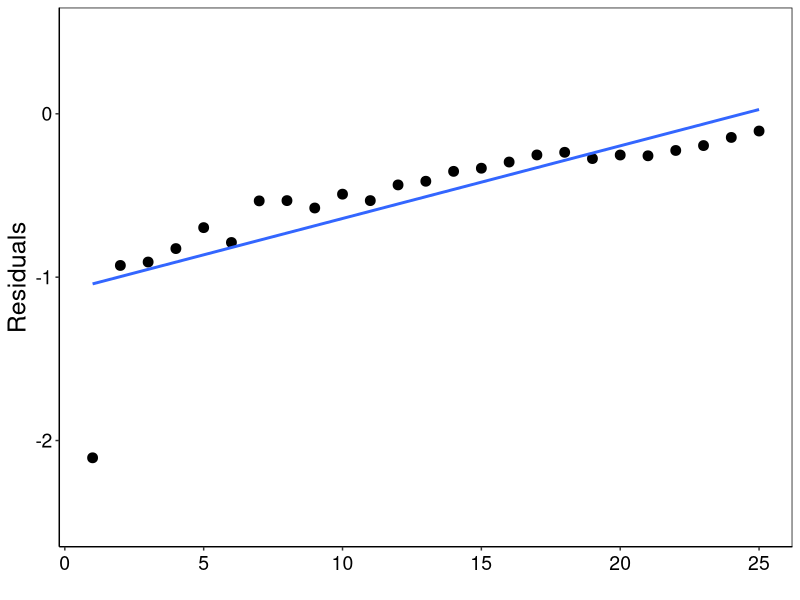
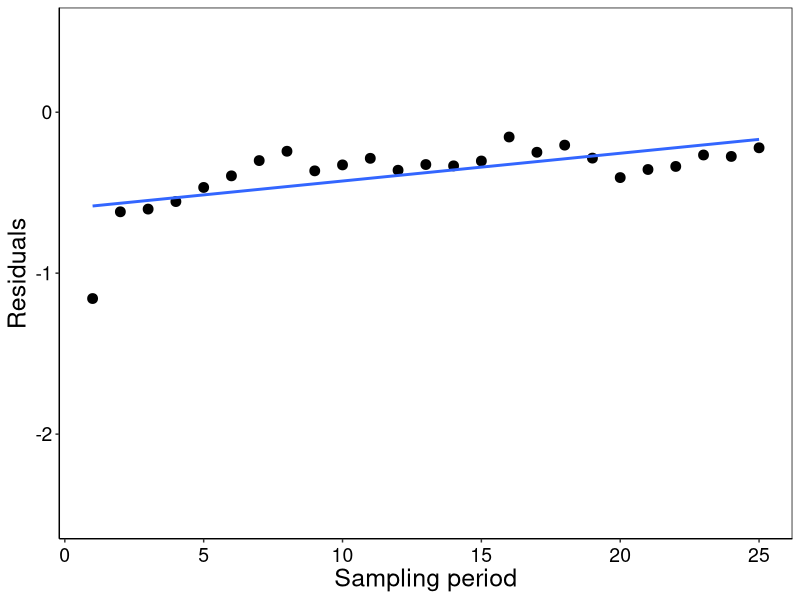
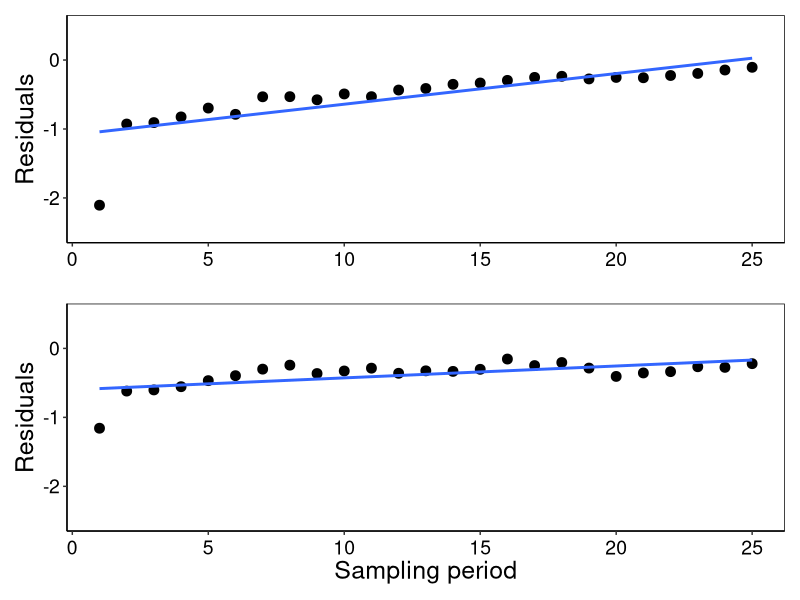

The R source for these figures, in order: (Note: this script raises an error after producing the figures.)




#--------------------------------------------
# Canopy cover
# 08 May 2020
#PEGF
#--------------------------------------------
#

library(modelr)
library(ggplot2)
library(dplyr)
library(patchwork)

canopycover<- read.csv("03 canopy.csv")
canopycover


# QPA CHLA ----------------------------------------------------------------

canopy <- canopycover %>% select(TimeCanopy, QPACanopyLog, QPBCanopyLog)
canopy <- na.omit(canopy)

QPACanopy.mod  <- lm(QPACanopyLog~ TimeCanopy, data=canopy)
summary(QPACanopy.mod)

canopy$QPACanopyresid<- QPACanopy.mod$resid
canopy

1/apply(canopy, 2, sd)

cc1 <- ggplot(canopy, aes(TimeCanopy,
                       y=QPACanopyLog))+
  geom_point(size = 3) + 
  geom_smooth(method=lm,se=FALSE) +
  
  xlab('') + ylab("Residuals") + # axis x
  theme(axis.title.y = element_text(size = 18, angle = 90)) +
  
  theme(axis.text.x=element_text(angle=0, size=14, vjust=0.5, color="black")) + #subaxis x
  theme(axis.text.y=element_text(angle=0, size=14, vjust=0.5, color="black")) + #subaxis y
  
  ylim(-2.5,0.5) +
  
  theme(panel.grid.major = element_blank(), panel.grid.minor = element_blank(),
        panel.background = element_blank(), axis.line = element_line(colour = "black")) +
  theme(panel.border = element_rect(colour = "black", fill=NA, size=0.5))
cc1



# QPB CHL-A ---------------------------------------------------------------

QPBCanopy.mod  <- lm(QPBCanopyLog~ TimeCanopy, data=canopy)
summary(QPBCanopy.mod)

canopy$QPBCanopyresid<- QPBCanopy.mod$resid
canopy

1/apply(canopy, 2, sd)

cc2 <- ggplot(canopy, aes(TimeCanopy,
                          y=QPBCanopyLog))+
  geom_point(size = 3) + 
  geom_smooth(method=lm,se=FALSE) +
  
  xlab('Sampling period') + ylab("Residuals") + # axis x
  theme(axis.title.y = element_text(size = 18, angle = 90)) +
  theme(axis.title.x = element_text(size = 18, angle = 0)) +
  
  theme(axis.text.x=element_text(angle=0, size=14, vjust=0.5, color="black")) + #subaxis x
  theme(axis.text.y=element_text(angle=0, size=14, vjust=0.5, color="black")) + #subaxis y
  
  ylim(-2.5,0.5) +
  
  theme(panel.grid.major = element_blank(), panel.grid.minor = element_blank(),
        panel.background = element_blank(), axis.line = element_line(colour = "black")) +
  theme(panel.border = element_rect(colour = "black", fill=NA, size=0.5))
cc2

canopyreg <- cc1 / cc2
canopyreg + ggsave("Canopy.jpeg", width=6, height=10,dpi=600)



# Long term ---------------------------------------------------------------

canopycover
# QPA
cc3 <- ggplot(canopycover,aes(TimeCanopy,
                       y=QPACanopy))+
  
  annotate(geom = "rect",xmin=1,xmax=31,ymin=83.37,ymax=93.27,alpha = 0.4,fill = "grey") +
  
  geom_point() + 
  geom_line() +
  geom_errorbar(aes(ymin=QPACanopy-QPAsdCanopy, ymax=QPACanopy+QPAsdCanopy), width=.2,
                position=position_dodge(0.05)) + 
  geom_segment(aes(x = 1, y = 88.32, xend = 6, yend = 88.32))+
  geom_segment((aes(x = 7, y = 88.32, xend = 31, yend = 88.32)), color="red", linetype="dashed", size=1) +
  
  xlab('')+ ylab("Canopy cover (%)") +
  theme(axis.title.y = element_text(size = 18, angle = 90)) +
  
  theme(axis.text.x=element_text(angle=0, size=14, vjust=0.5, color="black")) + #subaxis x
  theme(axis.text.y=element_text(angle=0, size=14, vjust=0.5, color="black")) + #subaxis y
  
  ylim(5,100) +
  
  theme(panel.grid.major = element_blank(), panel.grid.minor = element_blank(),
        panel.background = element_blank(), axis.line = element_line(colour = "black")) +
  theme(panel.border = element_rect(colour = "black", fill=NA, size=0.5))

cc3

# QPB

cc4 <- ggplot(canopycover,aes(TimeCanopy,
                              y=QPBCanopy))+
  
  annotate(geom = "rect",xmin=1,xmax=31,ymin=85.60,ymax=92.18,alpha = 0.4,fill = "grey") +
  
  geom_point() + 
  geom_line() +
  geom_errorbar(aes(ymin=QPBCanopy-QPBsdCanopy, ymax=QPBCanopy+QPBsdCanopy), width=.2,
                position=position_dodge(0.05)) + 
  geom_segment(aes(x = 1, y = 88.89, xend = 6, yend = 88.89))+
  geom_segment((aes(x = 7, y = 88.89, xend = 31, yend = 88.89)), color="red", linetype="dashed", size=1) + 
  
  xlab('Sampling period')+ ylab("Canopy cover (%)") +
  theme(axis.title.y = element_text(size = 18, angle = 90)) +
  theme(axis.title.x = element_text(size = 18, angle = 0)) +
  
  theme(axis.text.x=element_text(angle=0, size=14, vjust=0.5, color="black")) + #subaxis x
  theme(axis.text.y=element_text(angle=0, size=14, vjust=0.5, color="black")) + #subaxis y
  
  ylim(5,100) +
  
  theme(panel.grid.major = element_blank(), panel.grid.minor = element_blank(),
        panel.background = element_blank(), axis.line = element_line(colour = "black")) +
  theme(panel.border = element_rect(colour = "black", fill=NA, size=0.5))

cc4

canopyLong <- cc3 / cc4
canopyLong + ggsave("CanopyCover.jpeg", width=6, height=10,dpi=600)
